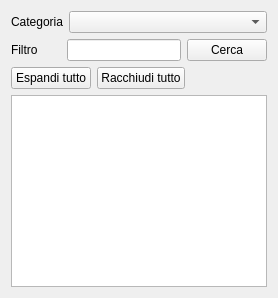
        <widget class="QWidget" name="tabProgetti">
         <attribute name="title">
          <string>Progetti</string>
         </attribute>
         <layout class="QVBoxLayout" name="verticalLayout_2">
          <item>
           <layout class="QHBoxLayout" name="horizontalLayout_12">
            <item>
             <widget class="QLabel" name="label_10">
              <property name="sizePolicy">
               <sizepolicy hsizetype="Fixed" vsizetype="Preferred">
                <horstretch>0</horstretch>
                <verstretch>0</verstretch>
               </sizepolicy>
              </property>
              <property name="minimumSize">
               <size>
                <width>50</width>
                <height>0</height>
               </size>
              </property>
              <property name="text">
               <string>Categoria</string>
              </property>
             </widget>
            </item>
            <item>
             <widget class="QComboBox" name="prj_cboCategory"/>
            </item>
           </layout>
          </item>
          <item>
           <layout class="QHBoxLayout" name="horizontalLayout_11">
            <item>
             <widget class="QLabel" name="label_9">
              <property name="sizePolicy">
               <sizepolicy hsizetype="Fixed" vsizetype="Preferred">
                <horstretch>0</horstretch>
                <verstretch>0</verstretch>
               </sizepolicy>
              </property>
              <property name="minimumSize">
               <size>
                <width>50</width>
                <height>0</height>
               </size>
              </property>
              <property name="text">
               <string>Filtro</string>
              </property>
             </widget>
            </item>
            <item>
             <widget class="QLineEdit" name="prj_txFiltro"/>
            </item>
            <item>
             <widget class="QPushButton" name="prj_btCerca">
              <property name="text">
               <string>Cerca</string>
              </property>
              <property name="autoDefault">
               <bool>false</bool>
              </property>
             </widget>
            </item>
           </layout>
          </item>
          <item>
           <layout class="QHBoxLayout" name="horizontalLayout_13">
            <item>
             <widget class="QPushButton" name="prj_btApriAlbero">
              <property name="text">
               <string>Espandi tutto</string>
              </property>
             </widget>
            </item>
            <item>
             <widget class="QPushButton" name="prj_btChiudiAlbero">
              <property name="text">
               <string>Racchiudi tutto</string>
              </property>
             </widget>
            </item>
            <item>
             <spacer name="horizontalSpacer_7">
              <property name="orientation">
               <enum>Qt::Horizontal</enum>
              </property>
              <property name="sizeType">
               <enum>QSizePolicy::Expanding</enum>
              </property>
              <property name="sizeHint" stdset="0">
               <size>
                <width>40</width>
                <height>20</height>
               </size>
              </property>
             </spacer>
            </item>
           </layout>
          </item>
          <item>
           <widget class="QTreeWidget" name="prj_treeWidget">
            <property name="headerHidden">
             <bool>true</bool>
            </property>
            <column>
             <property name="text">
              <string notr="true">1</string>
             </property>
            </column>
           </widget>
          </item>
         </layout>
        </widget>
